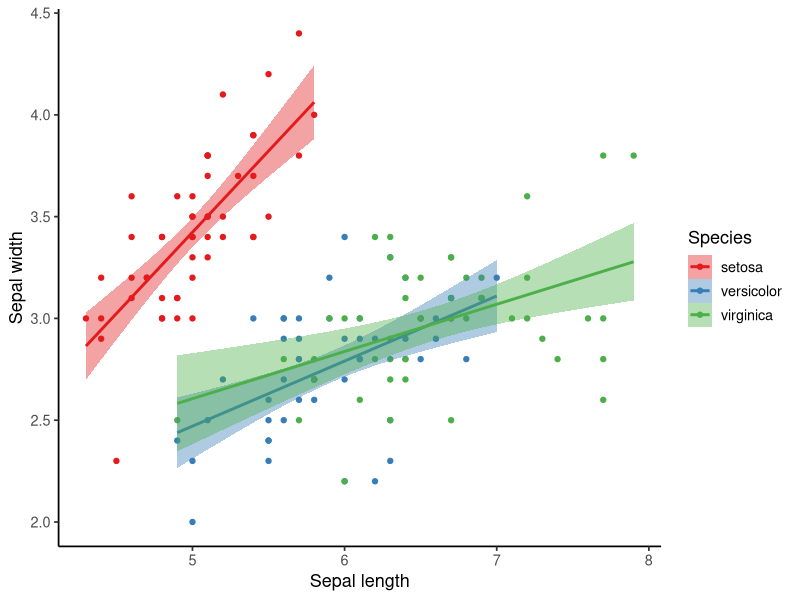
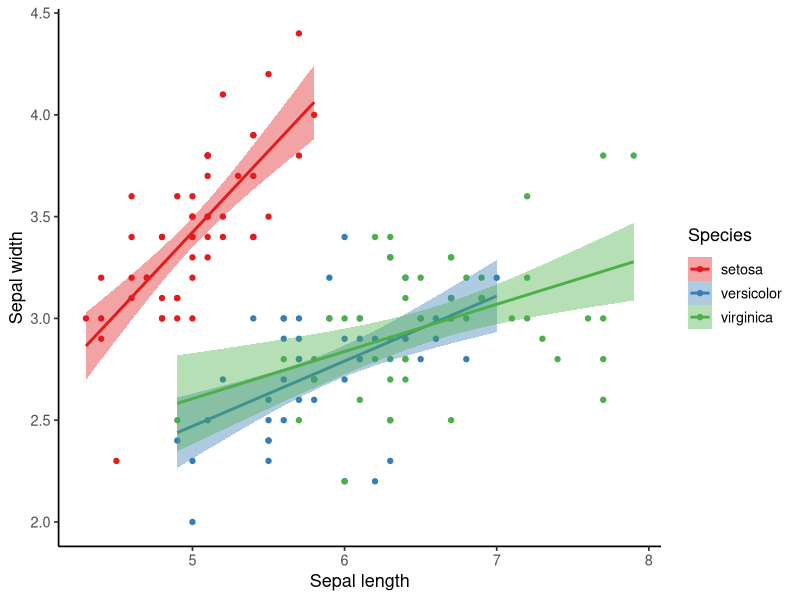
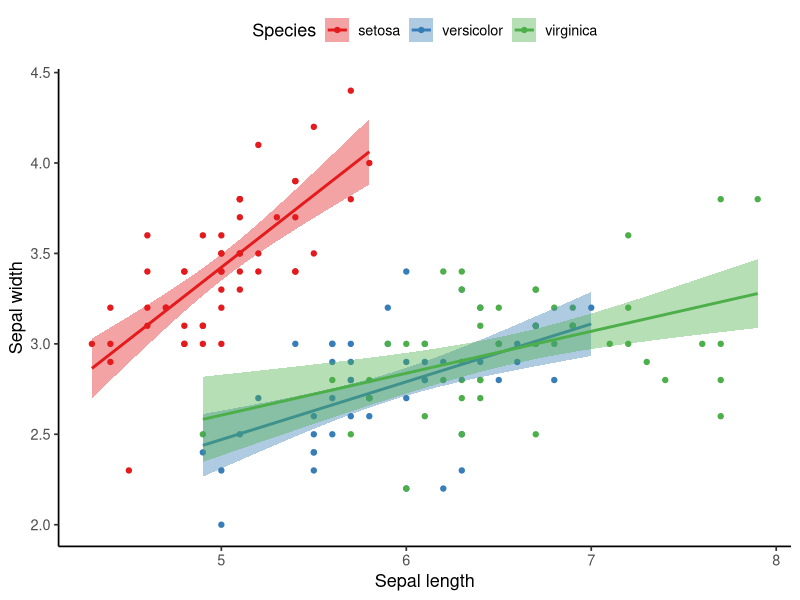
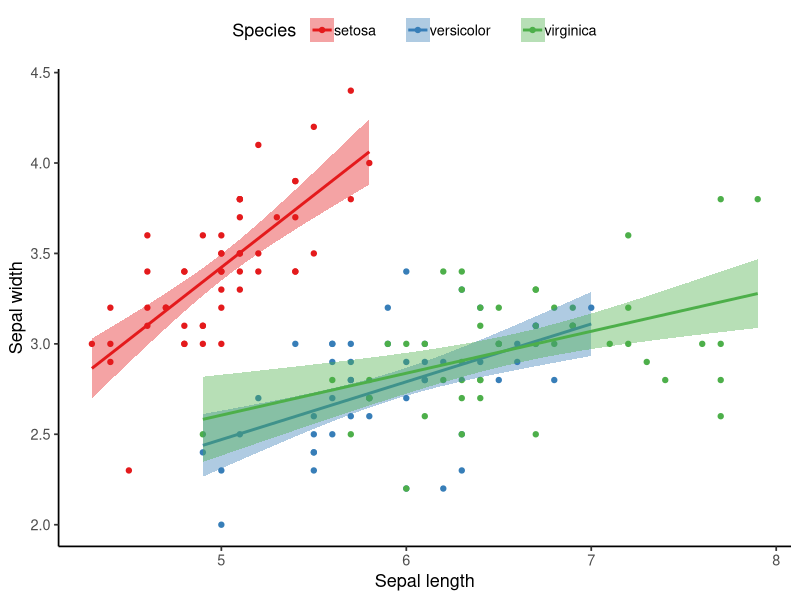
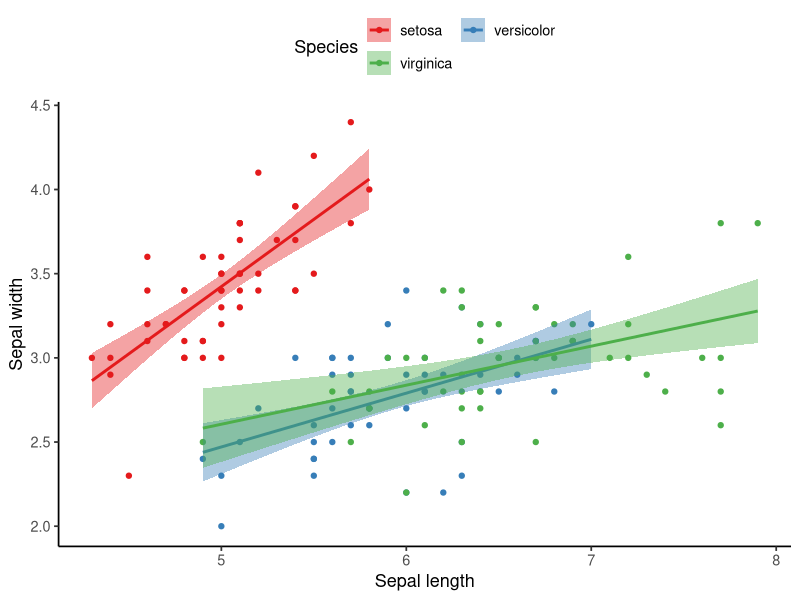
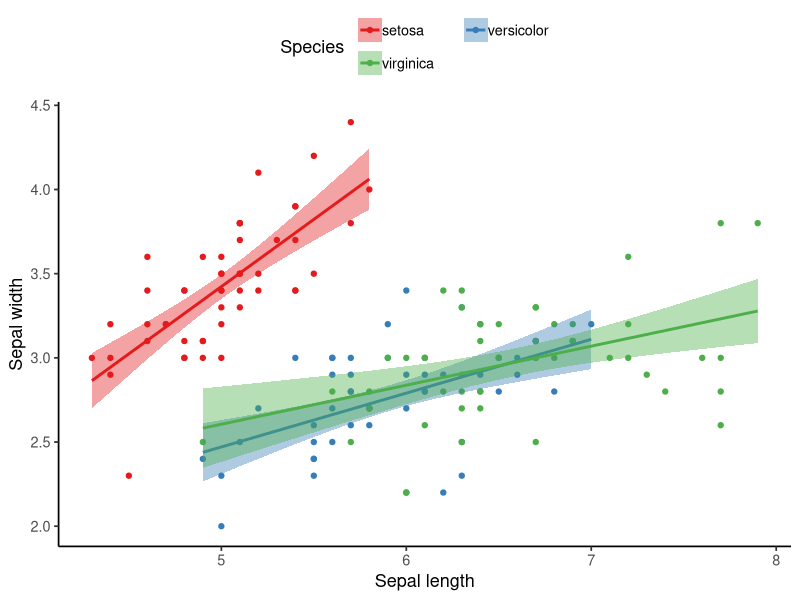

Here is the R script that generated these plots, in order:
## ---- chunk 1
knitr::opts_chunk$set(message = F, 
                      error = F, 
                      warning = F,
                      fig.align = "center")

## ---- chunk 2
library(tidyverse)

### Default plot
P_vertical_default <- ggplot(data = iris) + 
  geom_point(aes(x = Sepal.Length, y = Sepal.Width, color = Species)) + 
  geom_smooth(aes(x = Sepal.Length, y = Sepal.Width, color = Species, fill = after_scale(color)), method = "lm", se = T) + 
  scale_color_brewer(palette = "Set1") +
  labs(x = "Sepal length", y = "Sepal width") + 
  theme_classic(base_size = 13)

### Adjust the spacing between legend items
P_vertical_adjusted <- P_vertical_default + 
  theme(legend.title = element_text(margin = margin(b = 10)),  # adjust the spacing between the legend title and the first legend key 
        legend.spacing.x = unit(0.2, "inch"),  # adjust the horizontal spacing between legend keys and labels
        legend.spacing.y = unit(0.2, "inch")) +  # adjust the vertical spacing between legend keys
  guides(color = guide_legend(byrow = T))  # "byrow = T" is necessary for "legend.spacing.y" to work for vertical legends  

P_vertical_default; P_vertical_adjusted

## ---- chunk 3
### Default plot
P_horizontal_default <- ggplot(data = iris) + 
  geom_point(aes(x = Sepal.Length, y = Sepal.Width, color = Species)) + 
  geom_smooth(aes(x = Sepal.Length, y = Sepal.Width, color = Species, fill = after_scale(color)), method = "lm", se = T) + 
  scale_color_brewer(palette = "Set1") +
  labs(x = "Sepal length", y = "Sepal width") + 
  theme_classic(base_size = 13) + 
  theme(legend.position = "top",
        legend.direction = "horizontal")

### Adjust the spacing between legend items
P_horizontal_adjusted <- P_horizontal_default + 
  theme(legend.title = element_text(margin = margin(r = 10)),  # adjust the spacing between legend title and the first legend key
        legend.spacing.x = unit(0.2, "inch"),  # adjust the spacing between legend keys and labels
        legend.text = element_text(margin = margin(r = 15)))  # fine tune the spacing between the legend label and the adjacent legend key
        
P_horizontal_default; P_horizontal_adjusted

## ---- chunk 4
### Default plot
P_matrix_default <- ggplot(data = iris) + 
  geom_point(aes(x = Sepal.Length, y = Sepal.Width, color = Species)) + 
  geom_smooth(aes(x = Sepal.Length, y = Sepal.Width, color = Species, fill = after_scale(color)), method = "lm", se = T) + 
  scale_color_brewer(palette = "Set1") +
  labs(x = "Sepal length", y = "Sepal width") + 
  theme_classic(base_size = 13) + 
  theme(legend.position = "top",
        legend.direction = "horizontal") + 
  guides(color = guide_legend(nrow = 2, ncol = 2, byrow = T))

### Adjust the spacing between legend items
P_matrix_adjusted <- P_matrix_default + 
  theme(legend.title = element_text(margin = margin(r = 10)),  # adjust the spacing between legend title and the first legend key
        legend.spacing.x = unit(0.2, "inch"),  # adjust the horizontal spacing between legend keys and labels
        legend.spacing.y = unit(0.2, "inch"),  # adjust the vertical spacing between legend keys
        legend.text = element_text(margin = margin(r = 15)))  # fine tune the spacing between the legend label and the adjacent legend key
        
P_matrix_default; P_matrix_adjusted
